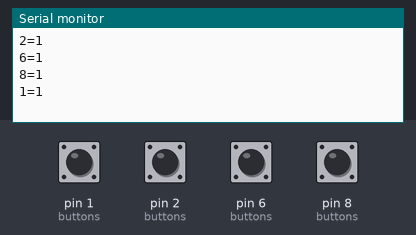
Bench run of a sketch on a simulated SparkFun Pro Micro, built with avr-gcc and run on an emulated ATmega32U4. On the bench: the last lines printed to the serial monitor. The inputs (shaded band) are chosen by the test bench; at power-on: pin 1 (buttons), pin 2 (buttons), pin 6 (buttons), pin 8 (buttons) HIGH. USB keyboard and mouse output is not drawn.

Above: at 2.0 s.
2.1 s: pin 1 (buttons) pulled LOW for 0.15 s
At 2.8 s:
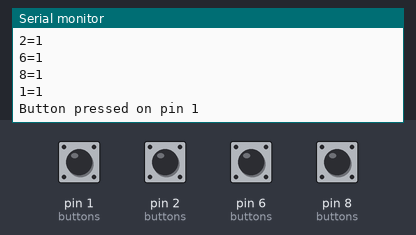
3.7 s: pin 2 (buttons) pulled LOW for 0.15 s
At 4.0 s:
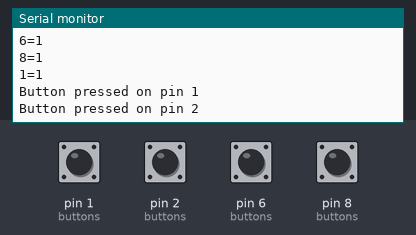
5.3 s: pin 6 (buttons) pulled LOW for 0.15 s
At 6.4 s:
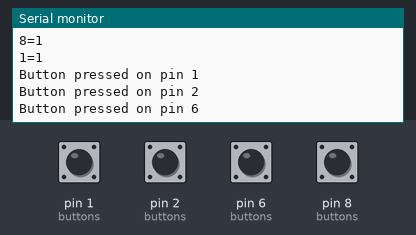
6.9 s: pin 8 (buttons) pulled LOW for 0.15 s
At 7.7 s:
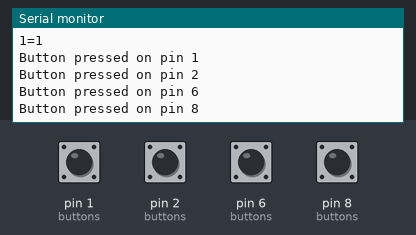
Timing chart, 0 to 9.5 s (numbered marks = the images above; inputs shaded):
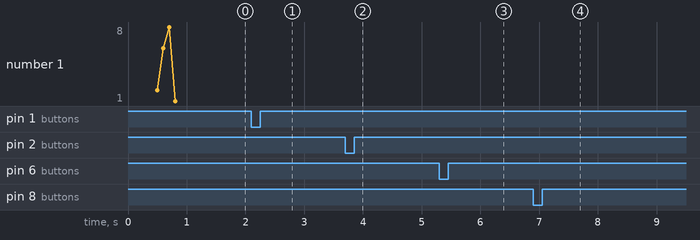

Measured:
- after the input at 2.1 s, the serial monitor: prints a new line at once (image 1)
- after the input at 3.7 s, the serial monitor: prints a new line at once (image 2)
- after the input at 5.3 s, the serial monitor: prints a new line at once (image 3)
- after the input at 6.9 s, the serial monitor: prints a new line at once (image 4)

The sketch:

ZoomButtonsNew.ino
```cpp
/*
 * ZoomButtonsNew.ino
 * ------------------------------------------------------------------------
 * Firmware for a small physical "Zoom button box" built on an Arduino board
 * that exposes native USB HID (e.g. Leonardo, Micro, or Pro Micro with an
 * ATmega32U4). Each momentary push button on the box triggers a Zoom
 * keyboard shortcut, so a meeting can be controlled without touching the
 * on-screen controls.
 *
 * How it works
 *   - The board enumerates on the host computer as a USB "boot" keyboard
 *     via the HID-Project library (BootKeyboard). Boot keyboards are
 *     recognized very early by the host, which makes the box work reliably
 *     even at BIOS/login screens.
 *   - Buttons are wired between a digital pin and ground and read with the
 *     internal pull-up resistor (INPUT_PULLUP): the pin reads HIGH when the
 *     button is open and LOW when pressed.
 *   - When a button is pressed the matching Zoom shortcut (Alt + a letter)
 *     is typed onto the host. An optional per-button LED can be lit to give
 *     visual feedback; the LED auto-extinguishes after OFF_DELAY.
 *
 * Zoom shortcuts sent (Windows defaults):
 *   Mute/unmute audio ......... Alt + A
 *   Raise / lower hand ........ Alt + Y
 *   Start / stop video ........ Alt + V
 *   Enter / exit full screen .. Alt + F
 *
 * Wiring notes
 *   - Each button connects its pin to GND; no external resistor is needed
 *     because INPUT_PULLUP is used.
 *   - LEDs are optional. A button whose LED constant is NO_LED simply skips
 *     all LED handling, so the box works with or without LEDs installed.
 * ------------------------------------------------------------------------
 */

#include <HID-Project.h>   // Provides BootKeyboard for native USB HID output


// Number of physical buttons wired to the box. This sizes the buttons[],
// leds[] and ledsOnUntil[] arrays and bounds the main scan loop.
#define NUMBER_OF_BUTTONS 4


//real settings
// How long (in milliseconds) a button's LED stays lit after a press before
// it is automatically turned off. 180000 ms = 3 minutes.
#define OFF_DELAY 180000 //3 minutes

// --- Button-to-pin mapping ------------------------------------------------
// Each BTN_* constant is the digital pin number the corresponding button is
// wired to. These pin numbers double as human-readable identifiers in the
// switch() below, which is why the switch keys on the pin rather than the
// loop index.
//
// NOTE: several constants below (GALLERVIEW/SPEAKERVIEW/MUTEALL) are all set
// to pin 10 as placeholders for features that are defined but not yet wired
// into the active buttons[] list or the switch() dispatch.
#define BTN_MUTE    1
#define BTN_RAISEHAND  2
#define BTN_VIDEOTOGGLE 6
#define BTN_FULLSCREEN  8
#define BTN_GALLERVIEW  10
#define BTN_SPEAKERVIEW 10
#define BTN_MUTEALL   10
//#define BTN_SHARE   10


// Sentinel pin value meaning "this button has no LED". ledOn()/ledOff()
// ignore any pin equal to NO_LED, so LED wiring is entirely optional.
#define NO_LED 99

// --- LED-to-pin mapping ---------------------------------------------------
// Digital pin driving each button's indicator LED. All are currently NO_LED,
// so no LEDs are driven; set these to real output pins to enable feedback.
#define LED_MUTE    NO_LED
#define LED_RAISEHAND NO_LED
#define LED_VIDEOTOGGLE NO_LED
#define LED_FULLSCREEN  NO_LED
#define LED_GALLERVIEW  NO_LED
#define LED_SPEAKERVIEW NO_LED
#define LED_MUTEALL   NO_LED
#define LED_SHARE   NO_LED


// Active buttons scanned by the main loop, in scan order.
int buttons[NUMBER_OF_BUTTONS] = {BTN_RAISEHAND, BTN_VIDEOTOGGLE, BTN_FULLSCREEN, BTN_MUTE};
// LED pin paired with each button, index-aligned to buttons[].
// (Harmless while every entry is NO_LED, but note the ordering does not
//  match buttons[]: index 2 is BTN_FULLSCREEN yet uses LED_MUTE, and index 3
//  is BTN_MUTE yet uses LED_FULLSCREEN. Re-align these if real LEDs are added.)
int leds[NUMBER_OF_BUTTONS] = {LED_RAISEHAND, LED_VIDEOTOGGLE, LED_MUTE, LED_FULLSCREEN};

// Per-button timestamp (millis) at which the LED should switch off.
// A value of 0 means "LED is off / no timer running".
uint32_t ledsOnUntil[NUMBER_OF_BUTTONS];


//=========================================
// LED helpers
//
// Both helpers no-op when passed NO_LED, which keeps the rest of the code
// free of "does this button have an LED?" checks.
//=========================================
// Turn an LED on, unless the pin is the NO_LED sentinel.
void ledOn(int parPin){
  if (parPin!=NO_LED)
  {
    digitalWrite(parPin, HIGH);
  }
}
// Turn an LED off, unless the pin is the NO_LED sentinel.
void ledOff(int parPin){
  if (parPin!=NO_LED)
  {
    digitalWrite(parPin, LOW);
  }
}
//=========================================
// setup(): one-time initialization
//
// Runs a brief LED self-test, configures the button pins as pull-up inputs,
// prints the initial button states over serial for debugging, and starts
// the USB HID boot keyboard.
//=========================================
void setup() {
  Serial.begin(9600);   // Debug/serial-monitor output at 9600 baud
  //  Serial.write("Starting...\n");
  //  Serial.end();

  // First pass: light every LED and set each button pin to INPUT_PULLUP.
  // The 100 ms spacing gives a visible "walk" across the LEDs at startup.
  for (int i=0; i < NUMBER_OF_BUTTONS; i++) {
    ledOn(leds[i]);
    pinMode(buttons[i], INPUT_PULLUP);
    delay(100);
  }

  // Second pass: turn the LEDs back off, clear each auto-off timer, and
  // report the resting state of every button over serial (1 = released).
  for (int i=0; i < NUMBER_OF_BUTTONS; i++) {
    ledOff(leds[i]);
    ledsOnUntil[i]=0;
    delay(100);

    Serial.print(buttons[i]);
    Serial.print("=");
    Serial.println(digitalRead(buttons[i]));
  }
  BootKeyboard.begin();   // Begin acting as a USB HID boot keyboard
  //delay(100);
  //Serial.println(__TIME__);
}

// loop(): continuously scan buttons, manage LED timers, and send shortcuts.
void loop() {

  /*
  //---code to check buttons state (for debug only)
  static uint32_t nexRepTime=0;
  if (millis()>nexRepTime)
  {
    Serial.print(millis());
    for (int i = 0; i < NUMBER_OF_BUTTONS ; i++)
    {
      Serial.print(buttons[i]);
      Serial.print("=");
      Serial.print(digitalRead(buttons[i]));
      Serial.print(";\t");
    }
    Serial.println("---------------");
    nexRepTime=millis()+500;
  }
  */
  for (int i = 0; i < NUMBER_OF_BUTTONS ; i++)
  {
    // --- LED auto-off ---
    // If a timer is running for this button and its deadline has passed,
    // turn the LED off and clear the timer.
    if (ledsOnUntil[i]!=0){
      if (ledsOnUntil[i]<millis()){
        ledOff(leds[i]);
        ledsOnUntil[i]=0;
      }
    }
    // --- Button press detection ---
    // A pin reads LOW while its button is held (pull-up + button-to-ground).
    if (digitalRead(buttons[i])==LOW){
      // Toggle the LED timer: a press while the LED is already on turns it
      // off immediately; otherwise light the LED and arm the OFF_DELAY timer.
      if (ledsOnUntil[i]!=0){
        ledsOnUntil[i]=0;

        ledOff(leds[i]);
      }else{
        ledsOnUntil[i]=millis()+OFF_DELAY;
        ledOn(leds[i]);
      }

      Serial.print("\nButton pressed on pin ");
      Serial.println(buttons[i]);
      // Dispatch on the button's pin number (not the loop index) so each
      // case reads as the feature it maps to. Each case types an Alt+<key>
      // Zoom shortcut: hold Alt, tap the letter, then release Alt. The small
      // delays give the host time to register the modifier and key.
      switch (buttons[i]){ //here we use button pin instead of i - to make code more readable and flexible
        case BTN_RAISEHAND:{        // Alt + Y : raise / lower hand
          BootKeyboard.press(KEY_LEFT_ALT);
          delay(50);
          BootKeyboard.write(KEY_Y);
          delay(100);
          BootKeyboard.release(KEY_LEFT_ALT);
        };
        break;
        case BTN_MUTE:{             // Alt + A : mute / unmute audio
          BootKeyboard.press(KEY_LEFT_ALT);
          delay(50);
          BootKeyboard.write(KEY_A);
          delay(100);
          BootKeyboard.release(KEY_LEFT_ALT);
        };
        break;
        case BTN_VIDEOTOGGLE:{      // Alt + V : start / stop video
          BootKeyboard.press(KEY_LEFT_ALT);
          delay(50);
          BootKeyboard.write(KEY_V);
          delay(100);
          BootKeyboard.release(KEY_LEFT_ALT);
        };
        break;
        case BTN_FULLSCREEN:{       // Alt + F : enter / exit full screen
          BootKeyboard.press(KEY_LEFT_ALT);
          delay(50);
          BootKeyboard.write(KEY_F);
          delay(100);
          BootKeyboard.release(KEY_LEFT_ALT);
        };
        break;
        default:                    // Pin with no mapped shortcut
        Serial.println("Unknown case:");
        Serial.print(i);
        break;
      } //\switch (buttons[i])...
      // Debounce / block until the button is released so a single press
      // sends exactly one shortcut. Poll every 10 ms until the pin is HIGH.
      //debounce and wait while button is released
      //delay(50);
      while(digitalRead(buttons[i])==LOW){
        delay(10);
      }

    }//\if (digitalRead(buttons[i])==LOW)...
  } //\for (int i = 0; i < NUMBER_OF_BUTTONS ; i++)...

}
```
